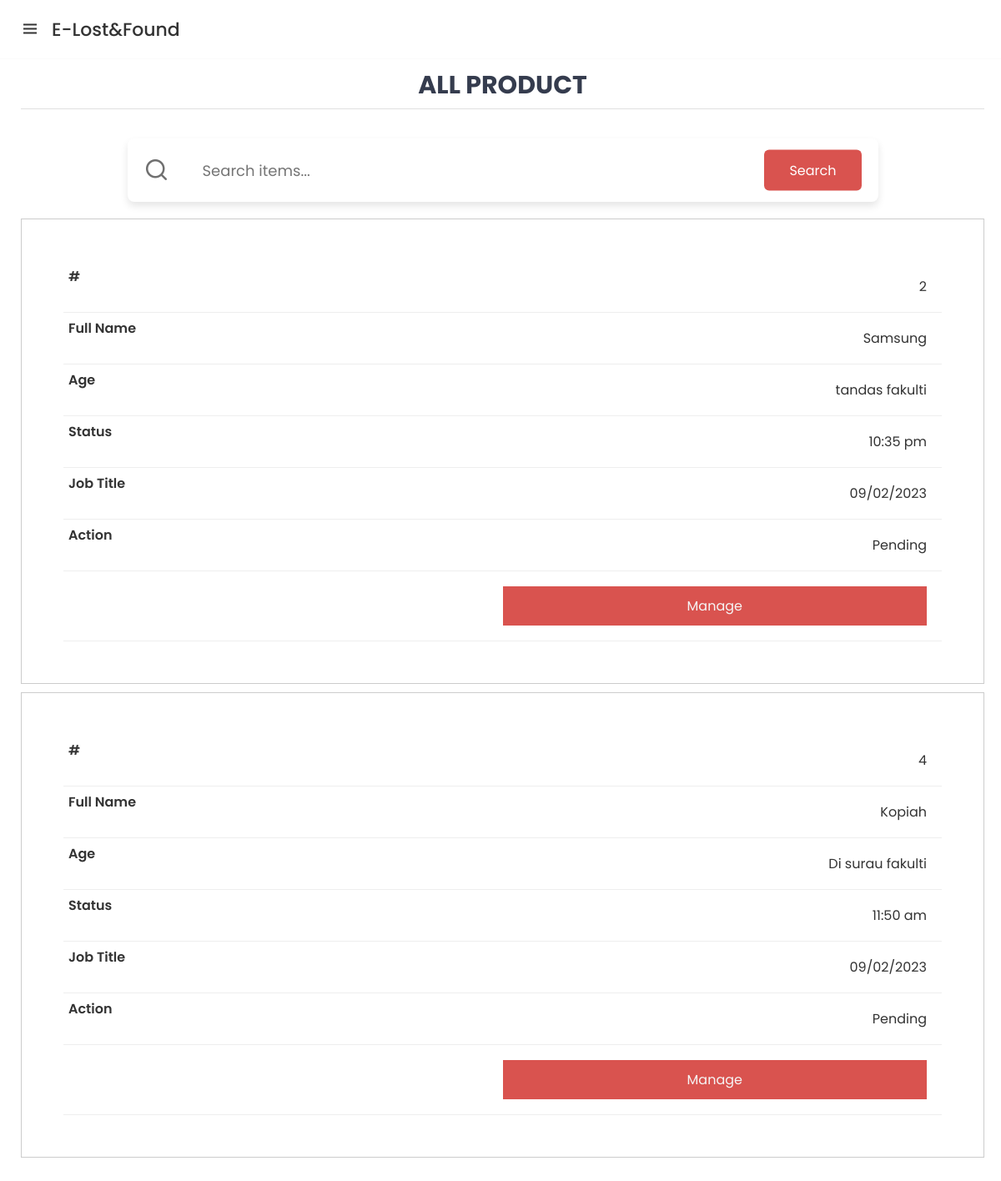
/e-lost&found/adminPending.php (signed in), run on the app's committed database.
### tables this page shows
CREATE TABLE `item_found` (
  `item_id` int(11) NOT NULL,
  `user_id` int(11) NOT NULL,
  `item_name` varchar(30) NOT NULL,
  `location_name` varchar(30) NOT NULL,
  `masa_jumpe` time NOT NULL,
  `tarikh_jumpe` date NOT NULL,
  `gambar_item` longblob NOT NULL,
  `desc_item` text NOT NULL,
  `item_category` varchar(30) NOT NULL,
  `item_status` varchar(30) NOT NULL
);

### e-lost&found/adminPending.php (the view, shortened to what this page needs)
<?php
    include "connection/db_conn.php";
    if(isset($_SESSION['user_id']) && isset($_SESSION['user_name'])) {
?>
<!DOCTYPE html>
<html lang="en">
  <head>
    <link rel="stylesheet" href="css/adminStyle.css">
    <link rel="stylesheet" href="css/allItemadmin.css">
    <link rel="stylesheet" href="https://unicons.iconscout.com/release/v4.0.0/css/line.css" />
    <link href='https://unpkg.com/boxicons@2.0.7/css/boxicons.min.css' rel='stylesheet'>
   </head>
   <body>
    <nav>
      <div class="logo">
        <i class="bx bx-menu menu-icon"></i>
        <span class="logo-name">E-Lost&Found</span>
      </div>
    </nav>
    <section class="overlay">
    <section class="home-section">
    <div class="wrapper">
    <div class="right">
        <div class="info">
            <h3>All Product</h3>
            <div class="search-container">
                  <div class="input-box">
                  <i class="uil uil-search"></i>
                      <form action="" method="post">
                          <input type="text" name="search" value="<?php if(isset($_GET['search'])){echo $_GET['search'];} ?>" placeholder="Search items..." />
                          <button type="submit" class="button">Search</button>
                      </form>
                  </div>
              </div>
            <div class="info_data">
            <table>
                  <tbody>
                    <?php
                      if(isset($_POST['search'])){
                        $key = $_POST['search'];
                        $query = "SELECT * FROM item_found WHERE item_status = 'Pending' AND item_name LIKE '$key'";
                        $queryrun = mysqli_query($conn, $query);
                        if(mysqli_num_rows($queryrun) > 0) {
                            foreach($queryrun as $r) { ?>
                            <tr>
                              <td><?php echo $r["item_id"]; ?></td>
                              <td><?php echo $r["item_name"]; ?></td>
                              <td><?php echo $r["location_name"]; ?></td>
                              <td><?php $date = $r["masa_jumpe"]; echo date('h:i a', strtotime($date));?></td>
                              <td><?php $orgDate = $r["tarikh_jumpe"]; $newDate = date("d/m/Y", strtotime($orgDate)); echo $newDate;?></td>
                              <td><?php echo $r["item_status"]; ?></td>
                              <td><a href="adminOption.php?pid=<?php echo $r['item_id']; ?>" class="btn">Manage</a>
                            </tr>
                    <?php } } else { ?>
                            <tr>
                              <td colspan="7">Doesn't have Anything...</td>
                            </tr>
                    <?php } ?>
                    <?php } else {
                      $sql = "SELECT * FROM `item_found` WHERE item_status = 'Pending'";
                      $result = $conn->query($sql);
                      $count=$result->num_rows;
                      if($count != 0) {
                        while($row = $result->fetch_assoc()){
                    ?>
                    <tr>
                      <td><?php echo $row["item_id"]; ?></td>
                      <td><?php echo $row["item_name"]; ?></td>
                      <td><?php echo $row["location_name"]; ?></td>
                      <td><?php $date = $row["masa_jumpe"]; echo date('h:i a', strtotime($date));?></td>
                      <td><?php $orgDate = $row["tarikh_jumpe"]; $newDate = date("d/m/Y", strtotime($orgDate)); echo $newDate;?></td>
                      <td><?php echo $row["item_status"]; ?></td>
                      <td><a href="adminOption.php?pid=<?php echo $row['item_id']; ?>" class="btn">Manage</a>
                    </tr>
                    <?php }} else {?>
                      <tr>
                        <td colspan="7">No Pending Item Available</td>
                      </tr>
                    <?php }}?>
                  </tbody>
                </table>
            </div>
        </div>
      </div>
    </div>
    </section>
    </section>
  </body>
</html>
<?php
  } else{
      header("Location: index.php");
      exit();
  }
?>

### e-lost&found/css/adminStyle.css (style rules this page uses)
* { margin: 0; padding: 0; box-sizing: border-box; font-family: 'Poppins', sans-serif; }
nav { position: fixed; top: 0; left: 0; height: 70px; width: 100%; display: flex; align-items: center; background: #fff; box-shadow: 0 0 1px rgba(0, 0, 0, 0.1); }
nav .logo { display: flex; align-items: center; margin: 0 24px; }
.logo .menu-icon { color: #333; font-size: 24px; margin-right: 14px; cursor: pointer; }
.logo .logo-name { color: #333; font-size: 22px; font-weight: 500; }
.overlay { position: absolute; top: 0; left: 0; height: 1vh; width: 100%; opacity: 1; transition: all 0.4s ease; }
.home-section { position: relative; min-height: 80vh; width: calc(100% - 240px); top: 5rem; width: 100%; transition: all 0.5s ease; background-color: #fff; }
@media (max-width: 1240px) { .home-section { width: calc(100% - 60px); left: 10px; background-color: #fff; } }

### data on the page
item_found: item_id "2", item_name "Samsung", location_name "tandas fakulti", masa_jumpe "10:35 pm", tarikh_jumpe "09/02/2023", item_status "Pending"
item_found: item_id "4", item_name "Kopiah", location_name "Di surau fakulti", masa_jumpe "11:50 am", tarikh_jumpe "09/02/2023", item_status "Pending"
